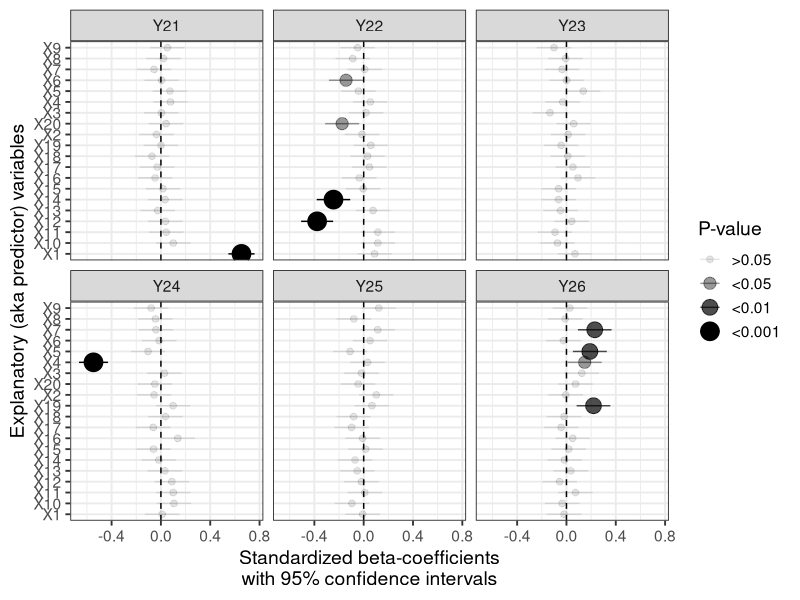

This figure's R source:
## ---- chunk 1

library(ggplot2)
library(dplyr)
library(magrittr)
library(broom)
library(tidyr)

## ---- chunk 2

df <- data.frame(matrix(runif(200*26), ncol = 26)) %>%
  tbl_df %>%
  ## Rename columns above 21 to be Y instead of X
  setNames(., gsub('X(2[1-6])', 'Y\\1', names(.))) %>%
  mutate(Y21 = Y21 * X1,
         Y24 = Y24^X4,
         Y26 = Y26 + (X5 * X7 * X19),
         Y22 = Y22^(X12 + X14)) %>%
  mutate_each(funs(as.numeric(scale(.))))

## ---- chunk 3

response <- grep('Y', names(df), value = TRUE)
explanatory <- grep('X', names(df), value = TRUE)
formulaList <- expand.grid(dep = response, indep = explanatory) %>%
  with(., Map(function(y, x) as.formula(paste(y, '~', x)), dep, indep))

head(formulaList, 3)

## ---- chunk 4

prep.df <- df %>%
  gather(Indep, Xvalue, X1:X20) %>% ## To get a explanatory column
  gather(Dep, Yvalue, Y21:Y26) ## To get a response column

head(prep.df)

## ---- chunk 5

datafit1 <- lapply(formulaList, function(x) lm(x, data = df) %>%
         broom::tidy(., conf.int = TRUE, data = df))

head(datafit1, 2)

## ---- chunk 6

datafit2 <- prep.df %>%
  group_by(Dep, Indep) %>%
  do(lm(Yvalue ~ Xvalue, data = .) %>%
       broom::tidy(., conf.int = TRUE, data = .))

head(datafit2)

## ---- chunk 7

datafit.subset <- datafit2 %>%
  filter(term == 'Xvalue')

head(datafit.subset)

## ---- chunk 8

datafit.plot <- datafit.subset %>%
  mutate(f.pvalue = cut(p.value, breaks = c(-Inf, 0.001, 0.01, 0.05, Inf),
                        labels = c('<0.001', '<0.01', '<0.05', '>0.05'),
                        ordered_result = TRUE) %>%
           factor(., levels = rev(levels(.))))

summary(datafit.plot$f.pvalue)

## ---- chunk 9

forestplot <- datafit.plot %>%
  ggplot(., aes(estimate, Indep)) +
  geom_errorbarh(aes(xmin = conf.low,
                     xmax = conf.high,
                     alpha = f.pvalue,
                     height = 0)) +
  geom_vline(xintercept = 0, linetype = 'dashed') +
  geom_point(aes(size = f.pvalue,
                 alpha = f.pvalue)) +
  scale_alpha_discrete(name = 'P-value') +
  scale_size_discrete(name = 'P-value') +
  facet_wrap(~ Dep, ncol = 3) +
  theme_bw(14) +
  labs(y = 'Explanatory (aka predictor) variables',
       x = 'Standardized beta-coefficients\nwith 95% confidence intervals')

print(forestplot)

